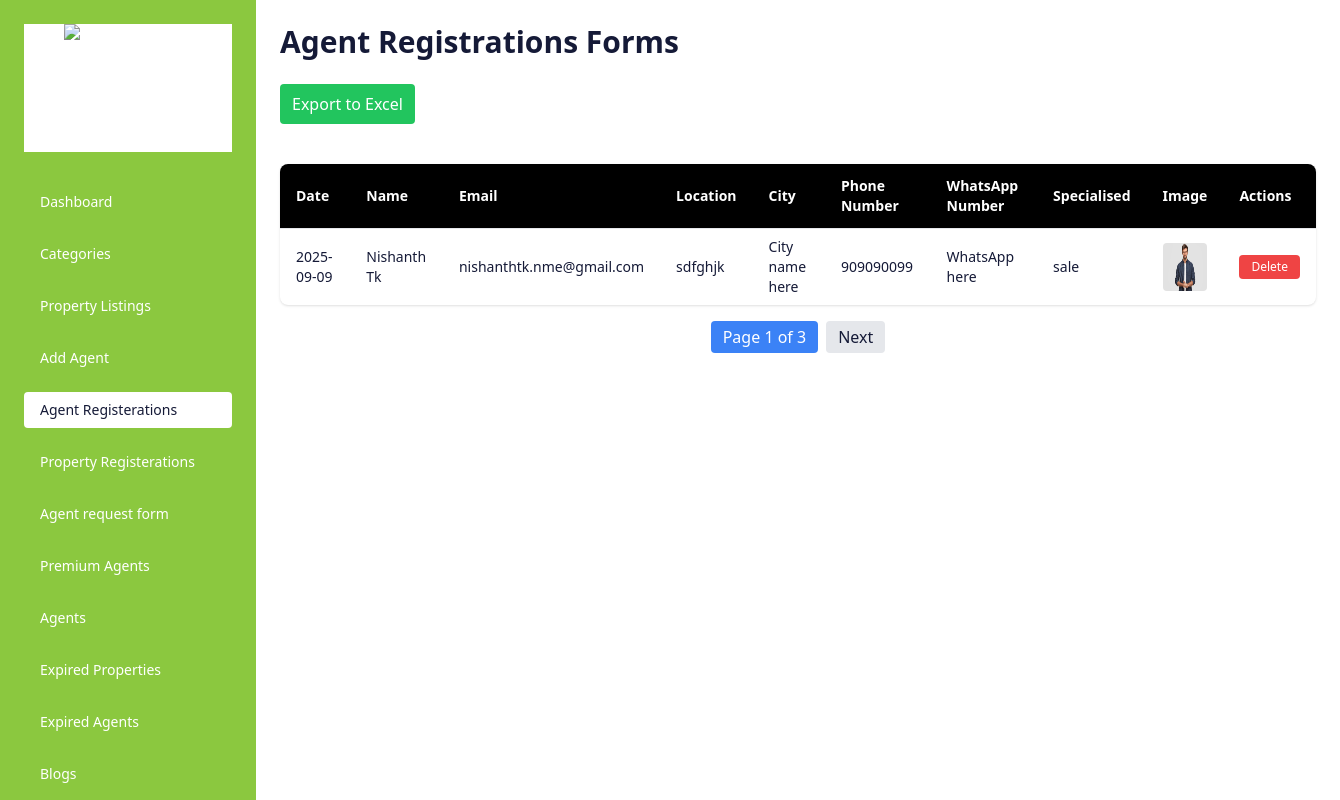
/admin_panel/admin_agent_reg (signed in), run on the app's committed database.
### developer/models.py (models this page shows, shortened)
class AgentForm(models.Model):
    name = models.CharField(max_length=100)
    email = models.CharField(max_length=50, null=True, blank= True)
    address = models.TextField()
    phone_number = models.CharField(max_length=12)
    Dealings = models.CharField(max_length=100)
    image = models.ImageField(upload_to='agent-image')
    created_at = models.DateTimeField(auto_now_add=True)

### developer/views.py (the view)
# urls.py: path('admin_agent_reg', views.admin_agent_reg, name="agent_reg"),
@never_cache
@user_passes_test(superuser_required, login_url='superuser_login_view')
def admin_agent_reg(request):
    agent_list = AgentForm.objects.all().order_by("-created_at")  # latest first
    paginator = Paginator(agent_list, 1)  # paginate (2 per page for testing)
    page_number = request.GET.get("page")
    page_obj = paginator.get_page(page_number)
    return render(request, 'admin_agentsregisterations.html', {'page_obj': page_obj})

### developer/views.py (called while the page is built)
def superuser_required(user):
    return user.is_authenticated and user.is_superuser

### developer/templates/admin_agentsregisterations.html (shortened to what this page needs)
{% load static %}
<!DOCTYPE html>
<html lang="en">
<head>
  <script src="https://cdn.tailwindcss.com"></script>
</head>
<body class="bg-white text-[#151a37] font-sans">
  <div class="flex min-h-screen">
        <aside class="w-64 bg-[#8bc83f] text-white p-6 fixed h-screen overflow-y-auto scrollbar-thin scrollbar-thumb-gray-400 scrollbar-track-transparent">
      <div class="flex items-center justify-center mb-8 bg-white">
        <img src="{% static 'img/logo.png' %}" alt="Logo" class="w-32 h-32 object-contain">
      </div>
      <nav>
        <ul class="space-y-4 text-sm">
           <li>
            <a href="{% url 'dashboard' %}" class="block py-2 px-4 rounded hover:bg-white hover:text-[#151a37]">
              Dashboard
            </a>
          </li>
          <li>
            <a href="{% url 'categories' %}" class="block py-2 px-4 rounded hover:bg-white hover:text-[#151a37]">
              Categories
            </a>
          </li>
          <li>
            <a href="{% url 'add_property' %}" class="block py-2 px-4 rounded hover:bg-white hover:text-[#151a37]">
             Property Listings
            </a>
          </li>
          <li>
            <a href="{% url 'agents_login' %}" class="block py-2 px-4 rounded hover:bg-white hover:text-[#151a37]">
             Add Agent
            </a>
          </li>
          <li>
            <a href="{% url 'agent_reg' %}" class="block py-2 px-4 rounded bg-white text-[#151a37]">
             Agent Registerations
            </a>
          </li>
            <li>
            <a href="{% url 'admin_property_list' %}" class="block py-2 px-4 rounded hover:bg-white hover:text-[#151a37]">
             Property Registerations
            </a>
          </li>
          <li>
            <a href="{% url 'requestforms' %}" class="block py-2 px-4 rounded hover:bg-white hover:text-[#151a37]">
             Agent request form
            </a>
          </li>
          <li>
            <a href="{% url 'admin_premiumagents' %}" class="block py-2 px-4 rounded hover:bg-white hover:text-[#151a37]">
             Premium Agents
            </a>
          </li>
          <li>
            <a href="{% url 'admin_agents' %}" class="block py-2 px-4 rounded hover:bg-white hover:text-[#151a37]">
             Agents
            </a>
          </li>
           <li>
            <a href="{% url 'expired_property' %}" class="block py-2 px-4 rounded hover:bg-white hover:text-[#151a37]">
             Expired Properties
            </a>
          </li>
          <li>
            <a href="{% url 'expired_agent' %}" class="block py-2 px-4 rounded hover:bg-white hover:text-[#151a37]">
             Expired Agents
            </a>
          </li>
          <li>
            <a href="{% url 'create_blog' %}" class="block py-2 px-4 rounded hover:bg-white hover:text-[#151a37]">
              Blogs
            </a>
          </li>
        </ul>
      </nav>
    </aside>
<main class="ml-64 p-6 w-full">
  <h1 class="text-3xl font-bold mb-6">Agent Registrations Forms</h1>
 <button onclick="exportTableToExcelWithImageURL()"
        class="bg-green-500 text-white px-3 py-2 rounded mb-10">
  Export to Excel
</button>
  <div class="overflow-x-auto bg-white rounded-lg shadow">
    <table class="min-w-full divide-y divide-gray-200 text-sm">
      <thead class="bg-black text-left text-white">
        <tr>
          <th class="px-4 py-3">Date</th>
          <th class="px-4 py-3">Name</th>
          <th class="px-4 py-3">Email</th>
          <th class="px-4 py-3">Location</th>
          <th class="px-4 py-3">City</th>
          <th class="px-4 py-3">Phone Number</th>
          <th class="px-4 py-3">WhatsApp Number</th>
          <th class="px-4 py-3">Specialised</th>
          <th class="px-4 py-3">Image</th>
          <th class="px-4 py-3">Actions</th>
        </tr>
      </thead>
      <tbody class="divide-y divide-gray-200">
        {% for agent in page_obj %}
        <tr>
          <td class="px-4 py-2">{{ agent.created_at|date:"Y-m-d" }}</td>
          <td class="px-4 py-2">{{ agent.name }}</td>
          <td class="px-4 py-2">{{ agent.email }}</td>
          <td class="px-4 py-2">{{ agent.address }}</td>
          <td class="px-4 py-2">City name here</td>
          <td class="px-4 py-2">{{ agent.phone_number }}</td>
          <td class="px-4 py-2">WhatsApp here</td>
          <td class="px-4 py-2">{{ agent.Dealings }}</td>
          <td class="px-4 py-2">
            <a href="{{ agent.image.url }}" download="{{ agent.image.url }}"><img src="{{ agent.image.url }}" alt="{{ agent.name }}" class="h-12 w-12 rounded"  ></a>
          </td>
          <td class="px-4 py-2 text-center">
            <form action="{% url 'delete_agent_reg' agent.id %}" method="post" style="display:inline;">
              <button type="submit"
                class="bg-red-500 text-white px-3 py-1 rounded hover:bg-red-600 text-xs"
                onclick="return confirm('Are you sure you want to delete this agent?')">
                Delete
              </button>
            </form>
          </td>
        </tr>
        {% empty %}
        <tr>
          <td colspan="10" class="px-4 py-2 text-center text-gray-500">No agents found</td>
        </tr>
        {% endfor %}
      </tbody>
    </table>
  </div>
  <div class="flex justify-center mt-4 space-x-2">
    <span class="px-3 py-1 bg-blue-500 text-white rounded">
      Page {{ page_obj.number }} of {{ page_obj.paginator.num_pages }}
    </span>
    {% if page_obj.has_next %}
      <a href="?page={{ page_obj.next_page_number }}" class="px-3 py-1 bg-gray-200 rounded hover:bg-gray-300">Next</a>
    {% endif %}
  </div>
</main>
</div>
</body>
</html>

### data on the page
AgentForm: created_at "2025-09-09", name "Nishanth Tk", email "nishanthtk.nme@gmail.com", address "sdfghjk", phone_number "909090099", Dealings "sale", image (picture)

### other printed values
{{ page_obj.number }} "1"
{{ page_obj.paginator.num_pages }} "3"
